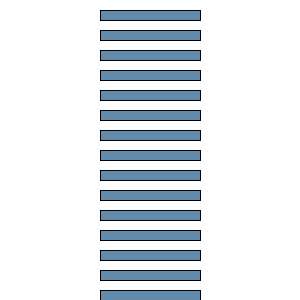
Frame 1 (no input)
Frame 60 (the mouse pressed at the canvas centre just before this capture): identical to frame 1, image omitted
Frame 120 (the mouse held since frame 60 and released just before this capture): identical to frame 1, image omitted

The Processing sketch that drew this single still picture (run headless with seeded random() and noise(); from frame 60 on, the mouse is pressed at the canvas centre):

// Processing sketch: iteration
// ── iteration.pde
int y = 10;
int x = 50;
int spacing = 10;
int len = 20;
// Variable for line example
int endlegs = 150;


void setup() {
 size(300, 300); 
 background(255);
}

void draw() {
  // legs
  stroke(0);
  fill(#648AAA);
  //while ( x <= endlegs) {
  //x = x + spacing;
  //line(x, y, x, y+len);
  //}
  
  while ( y < height) {
   rect(100, y, 100, 10); 
   y = y + 20; 
  }
  
}
